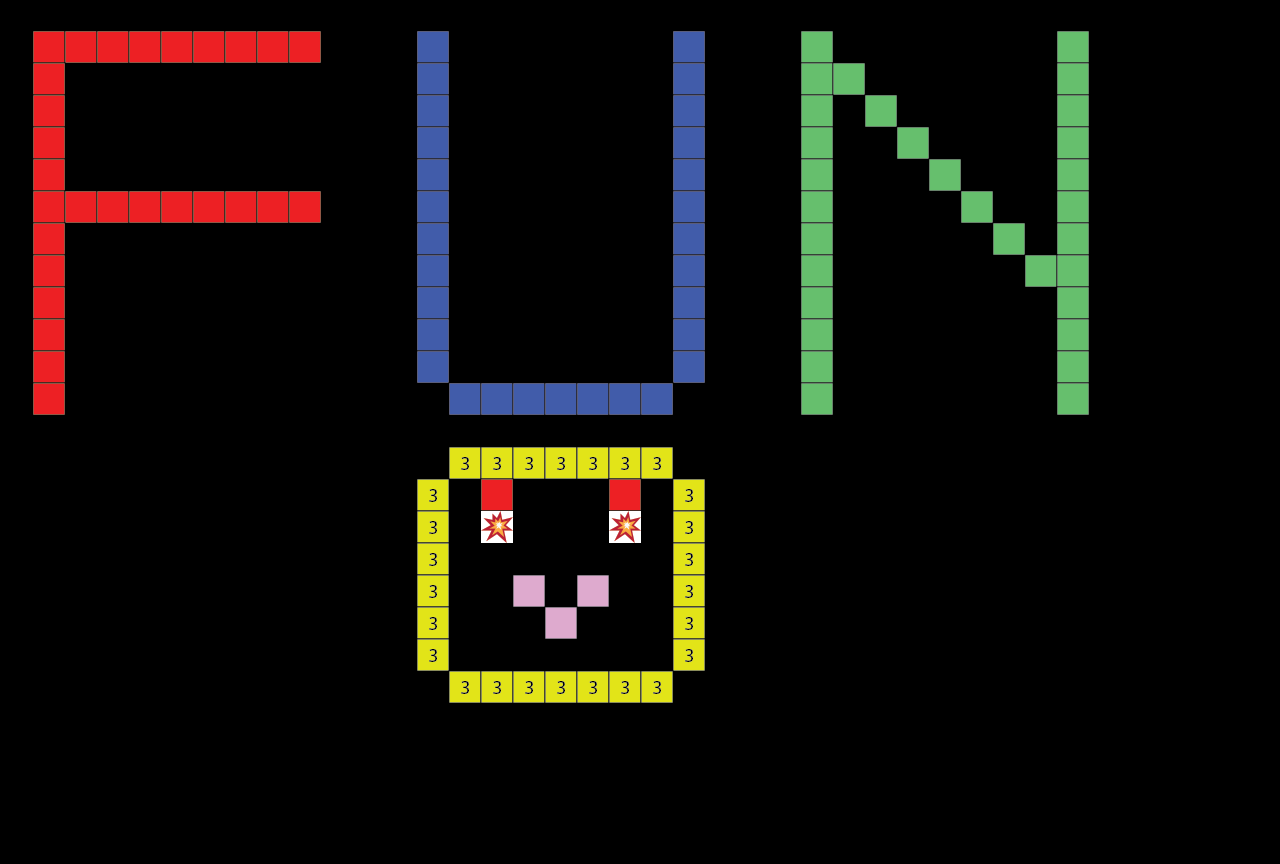

A 2D game scene composited from a Tiled map and its tileset images. What follows is a short description and the map's XML, with each tile layer's data collapsed to a summary:
An orthogonal 40x27 tile map with 32x32 px tiles, 2 tile layers (walls, blocks).

<map version="1.2" tiledversion="1.2.4" orientation="orthogonal" renderorder="left-up" width="40" height="27" tilewidth="32" tileheight="32" infinite="0" nextlayerid="3" nextobjectid="1">
 <tileset firstgid="1" source="blockTileSet.tsx" />
 <layer id="1" name="walls" width="40" height="27" opacity="0">
  <data>[1080 cells, 92 non-empty, 1 distinct tile ids]</data>
 </layer>
 <layer id="2" name="blocks" width="40" height="27">
  <data>[1080 cells, 121 non-empty, 6 distinct tile ids]</data>
 </layer>
</map>
